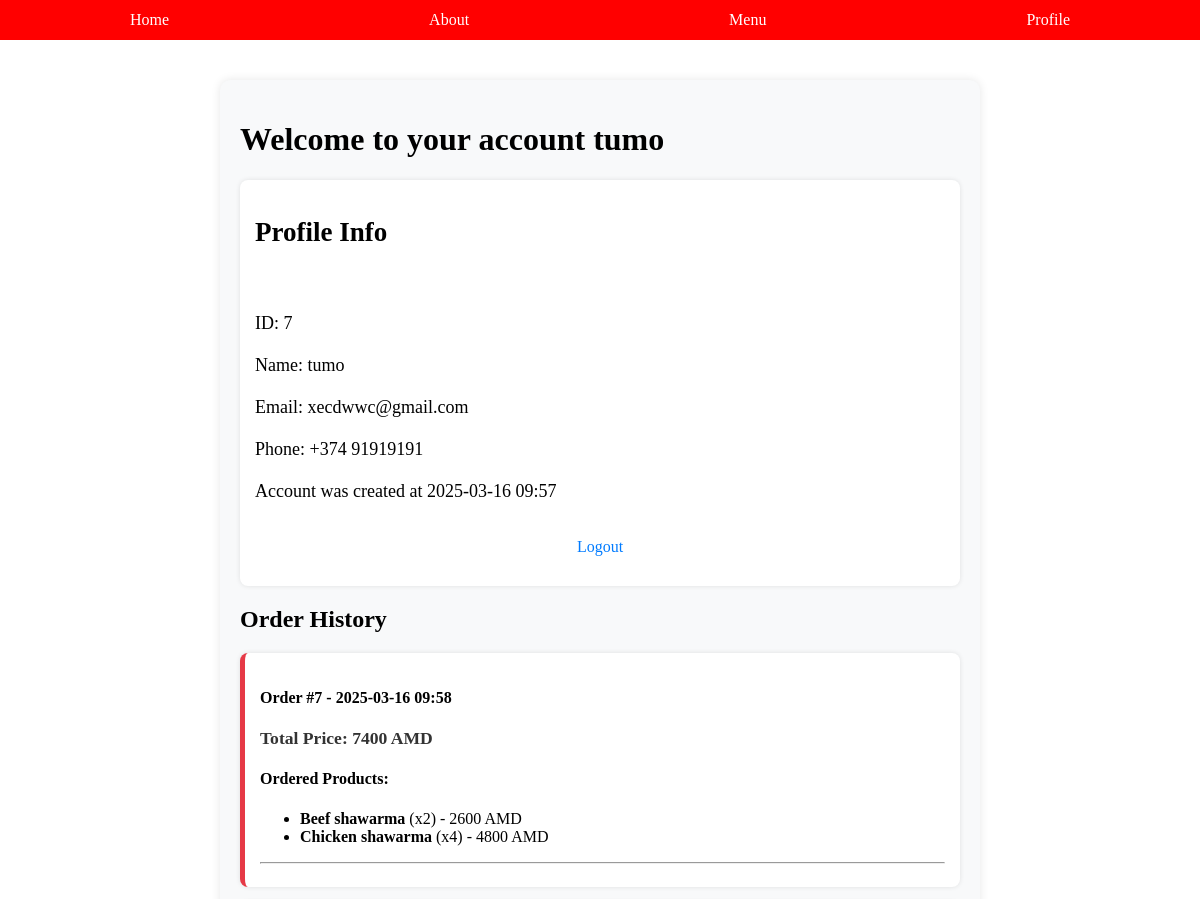
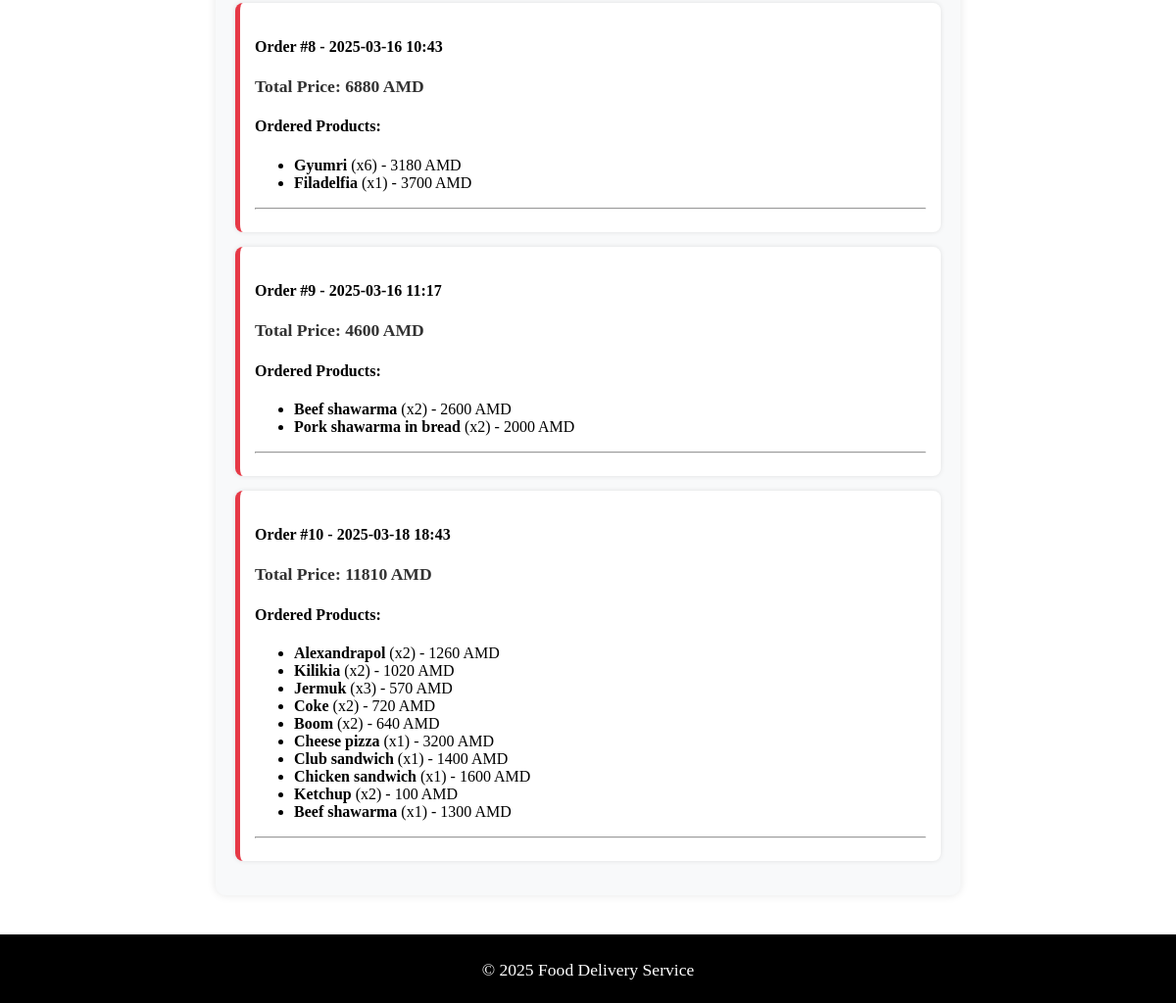
The page /profile/ (signed in) on the database its author committed (2 pictures, top to bottom).
### models.py (models this page shows, shortened)
class Customer(db.Model, UserMixin):
    __tablename__ = 'Customer'
    id = db.Column(db.Integer, primary_key=True)
    name = db.Column(db.String(80), nullable=False)
    email = db.Column(db.String(80), nullable=False)
    phone = db.Column(db.String(80), nullable=False)
    password = db.Column(db.String(80), nullable=False)
    created_at = db.Column(db.DateTime, default=datetime.utcnow)

class Product(db.Model):
    __tablename__ = 'Product'
    id = db.Column(db.Integer, primary_key=True)
    name = db.Column(db.String(80), nullable=False)
    category = db.Column(db.String(80), nullable=False)
    description = db.Column(db.String(120))
    price = db.Column(db.Integer, nullable=False)
    image_path = db.Column(db.String(80), nullable=False)

### app.py (the view)
@app.route('/profile/', methods=['GET', 'POST'])
@login_required
def profile():
    if current_user.is_authenticated:
        customer = Customer.query.filter_by(id=current_user.id).first()
        past_carts = Cart.query.filter_by(customer_id=current_user.id, ordered=True).all()
        if not past_carts:
            flash("You have no past orders.", "info")
        orders = []
        for cart in past_carts:
            cart_products = CartProduct.query.filter_by(cart_id=cart.id).all()
            products = [{
                "name": Product.query.get(item.product_id).name,
                "quantity": item.quantity,
                "price": Product.query.get(item.product_id).price * item.quantity
            } for item in cart_products]
            order_details = {
                "id": cart.id,
                "created_at": cart.created_at.strftime('%Y-%m-%d %H:%M'),
                "total_price": sum(item["price"] for item in products),
                "products": products
            }
            orders.append(order_details)
        return render_template('profile.html', customer=customer, orders=orders)
    else:
        return redirect(url_for('login'))

### app.py (called while the page is built)
@login_meneger.user_loader
def load_user(user_id):
    return Customer.query.get(int(user_id))

### templates/profile.html (shortened to what this page needs)
{% extends 'base.html' %}
{% block content %}
<div class="profile-container">
    <h1>Welcome to your account {{customer.name}}</h1>
    <div class="profile-info">
        <h2>Profile Info</h2><br><br>
        ID: {{customer.id}} <br></br>
        Name: {{customer.name}} <br></br>
        Email: {{customer.email}} <br></br>
        Phone: {{customer.phone}} <br></br>
        Account was created at {{customer.created_at.strftime('%Y-%m-%d %H:%M')}} <br></br>
        <a href="{{ url_for('logout') }}">Logout</a>
    </div>
    <div class="order-history">
        <h2>Order History</h2>
        {% if orders %}
            {% for order in orders %}
                <div class="order-container">
                    <h4>Order #{{ order.id }} - {{ order.created_at }}</h4>
                    <p><b>Total Price:</b> {{ order.total_price }} AMD</p>
                    <h4>Ordered Products:</h4>
                    <ul>
                        {% for product in order.products %}
                            <li>
                                <b>{{ product.name }}</b> (x{{ product.quantity }}) - {{ product.price }} AMD
                            </li>
                        {% endfor %}
                    </ul>
                    <hr>
                </div>
            {% endfor %}
        {% else %}
            <p>You have no orders yet.</p>
        {% endif %}
    </div>
</div>
{% endblock %}

### static/css/style.css (style rules this page uses)
html, body { height: 100%; margin: 0; display: flex; flex-direction: column; }
p { font-size: 1.1em; margin-bottom: 15px; text-align: justify; }
a { display: block; text-align: center; margin-top: 15px; margin-bottom: 15px; font-size: 16px; color: #007bff; text-decoration: none; }
.profile-info { display: block; margin-left: auto; margin-right: auto; align-self: center; }
.profile-container { width: 60%; margin: 40px auto; padding: 20px; background: #f8f9fa; border-radius: 10px; box-shadow: 0px 0px 10px rgba(0, 0, 0, 0.1); }
.profile-info { text-align: left; font-size: 18px; padding: 15px; background: #ffffff; border-radius: 8px; box-shadow: 0px 0px 5px rgba(0, 0, 0, 0.1); }
.order-history { margin-top: 20px; }
.order-container { background: #ffffff; padding: 15px; margin-bottom: 15px; border-left: 5px solid #e63946; border-radius: 8px; box-shadow: 0px 0px 5px rgba(0, 0, 0, 0.1); }
.order-container p { font-weight: bold; color: #333; }

### rows shown on the page
Customer: name "tumo", id "7", email "xecdwwc@gmail.com", phone "+374 91919191", created_at "2025-03-16 09:57"
Product: name "Beef shawarma", quantity "2", price "2600", quantity "1", price "1300"
Product: name "Chicken shawarma", quantity "4", price "4800"
Product: name "Gyumri", quantity "6", price "3180"
Product: name "Filadelfia", quantity "1", price "3700"
Product: name "Pork shawarma in bread", quantity "2", price "2000"
Product: name "Alexandrapol", quantity "2", price "1260"
Product: name "Kilikia", quantity "2", price "1020"
Product: name "Jermuk", quantity "3", price "570"
Product: name "Coke", quantity "2", price "720"
Product: name "Boom", quantity "2", price "640"
Product: name "Cheese pizza", quantity "1", price "3200"
Product: name "Club sandwich", quantity "1", price "1400"
Product: name "Chicken sandwich", quantity "1", price "1600"
Product: name "Ketchup", quantity "2", price "100"

### other values the page prints
{{ order.id }} "7" "8" "9" "10"
{{ order.created_at }} "2025-03-16 09:58" "2025-03-16 10:43" "2025-03-16 11:17" "2025-03-18 18:43"
{{ order.total_price }} "7400" "6880" "4600" "11810"
